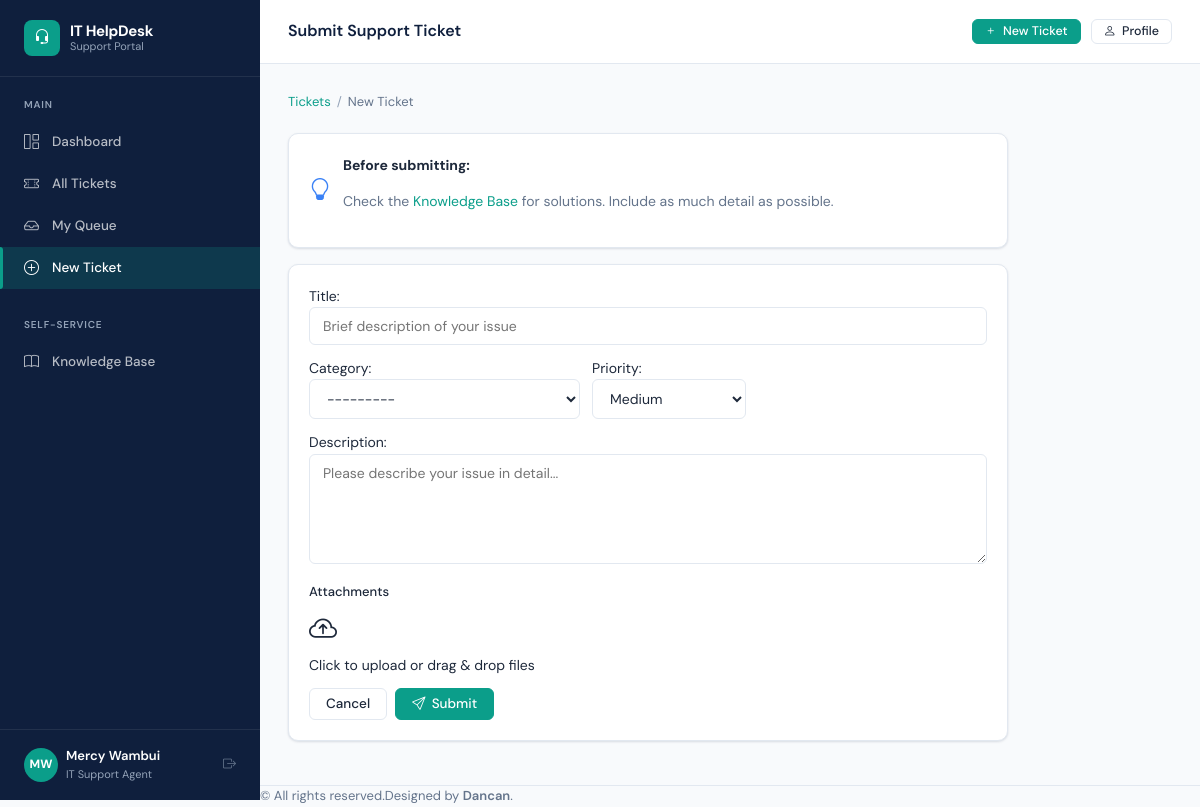
The page /tickets/submit/ (signed in) on the database its author committed.
### accounts/models.py (models this page shows, shortened)
class User(AbstractUser):
    ROLE_END_USER = 'end_user'
    ROLE_AGENT = 'agent'
    ROLE_MANAGER = 'manager'
    ROLE_CHOICES = [
        (ROLE_END_USER, 'End User'),
        (ROLE_AGENT, 'IT Support Agent'),
        (ROLE_MANAGER, 'IT Manager / Admin'),
    ]
    role = models.CharField(max_length=20, choices=ROLE_CHOICES, default=ROLE_END_USER)
    department = models.ForeignKey(
        Department, on_delete=models.SET_NULL, null=True, blank=True, related_name='users'
    )
    phone = models.CharField(max_length=20, blank=True)
    avatar = models.ImageField(upload_to='avatars/', blank=True, null=True)
    job_title = models.CharField(max_length=100, blank=True)
    is_active = models.BooleanField(default=True)
    email_notifications = models.BooleanField(default=True)
    created_at = models.DateTimeField(auto_now_add=True)
    @property
    def is_end_user(self):
        return self.role == self.ROLE_END_USER
    @property
    def is_manager(self):
        return self.role == self.ROLE_MANAGER
    def get_initials(self):
        if self.first_name and self.last_name:
            return f"{self.first_name[0]}{self.last_name[0]}".upper()
        return self.username[:2].upper()

### tickets/views.py (the view, shortened to what this page needs)
# urls.py: path('submit/', views.ticket_submit, name='submit'),
@login_required
def ticket_submit(request):
    form = TicketSubmitForm(request.POST or None, user=request.user)
    return render(request, 'tickets/submit.html', {'form': form})

### tickets/forms.py
class TicketSubmitForm(forms.ModelForm):
    class Meta:
        model = Ticket
        fields = ['title', 'description', 'category', 'priority']
        widgets = {
            'title': forms.TextInput(attrs={
                'class': 'form-control',
                'placeholder': 'Brief description of your issue'
            }),
            'description': forms.Textarea(attrs={
                'class': 'form-control',
                'rows': 5,
                'placeholder': 'Please describe your issue in detail...'
            }),
            'category': forms.Select(attrs={'class': 'form-select'}),
            'priority': forms.Select(attrs={'class': 'form-select'}),
        }
    def __init__(self, *args, **kwargs):
        user = kwargs.pop('user', None)
        super().__init__(*args, **kwargs)
        self.fields['category'].queryset = Category.objects.filter(is_active=True)
        if user and user.is_end_user:
            self.fields['priority'].choices = [
                ('low', 'Low'),
                ('medium', 'Medium'),
                ('high', 'High'),
            ]

### tickets/models.py (called while the page is built)
    def __str__(self):
        return self.name

### templates/tickets/submit.html (shortened to what this page needs)
{% extends "base/base.html" %}
{% block page_title %}Submit Support Ticket{% endblock %}
{% block content %}
<div class="mx-auto" style="max-width:720px;">
  <ul class="breadcrumb">
    <li><a href="{% url 'tickets:list' %}">Tickets</a></li>
    <li>New Ticket</li>
  </ul>
  <div class="card mb-4 bg-light border-primary">
    <div class="card-body d-flex align-items-center gap-3">
      <i class="bi bi-lightbulb" style="font-size:22px; color:#3b82f6;"></i>
      <div>
        <strong>Before submitting:</strong>
        <p class="mb-0 small text-muted">
          Check the <a href="{% url 'knowledge:home' %}">Knowledge Base</a> for solutions. Include as much detail as possible.
        </p>
      </div>
    </div>
  </div>
  <div class="card">
    <div class="card-body">
      <form method="post" enctype="multipart/form-data">
        <div class="mb-3">
          {{ form.title.label_tag }}
          {{ form.title }}
        </div>
        <div class="d-flex gap-3 mb-3">
          <div class="flex-fill">
            {{ form.category.label_tag }}
            {{ form.category }}
          </div>
          <div class="flex-fill">
            {{ form.priority.label_tag }}
            {{ form.priority }}
          </div>
        </div>
        <div class="mb-3">
          {{ form.description.label_tag }}
          {{ form.description }}
        </div>
        <div class="mb-3">
          <label class="form-label">Attachments</label>
          <div id="drop-zone" class="border-dashed p-4 text-center rounded" style="cursor:pointer;" onclick="document.getElementById('id_attachments').click()">
            <i class="bi bi-cloud-arrow-up" style="font-size:28px;"></i>
            <div class="small fw-medium">Click to upload or drag & drop files</div>
          </div>
        </div>
        <div class="d-flex justify-content-end gap-2">
          <a href="{% url 'tickets:list' %}" class="btn btn-outline">Cancel</a>
          <button type="submit" class="btn btn-primary"><i class="bi bi-send"></i> Submit</button>
        </div>
      </form>
    </div>
  </div>
</div>
{% endblock %}

### templates/base/base.html (shortened to what this page needs)
<!DOCTYPE html>
<html lang="en">
<head>
  <link rel="stylesheet" href="https://cdn.jsdelivr.net/npm/bootstrap-icons@1.11.3/font/bootstrap-icons.css">
  <link rel="stylesheet" href="/static/css/main.css">
</head>
<body>
<div class="app-wrapper">
  <aside class="sidebar" id="sidebar">
    <div class="sidebar-brand">
      <div class="sidebar-brand-icon"><i class="bi bi-headset"></i></div>
      <div class="sidebar-brand-text">
        IT HelpDesk
        <small>Support Portal</small>
      </div>
    </div>
    <div class="sidebar-section">
      <div class="sidebar-section-label">Main</div>
      <ul class="sidebar-nav">
        <li>
          <a href="{% url 'dashboard:home' %}" class="{% if request.resolver_match.namespace == 'dashboard' and request.resolver_match.url_name == 'home' %}active{% endif %}">
            <i class="bi bi-grid-1x2"></i> Dashboard
          </a>
        </li>
        <li>
          <a href="{% url 'tickets:list' %}" class="{% if request.resolver_match.namespace == 'tickets' and request.resolver_match.url_name == 'list' %}active{% endif %}">
            <i class="bi bi-ticket-perforated"></i> All Tickets
          </a>
        </li>
        {% if not user.is_end_user %}
        <li>
          <a href="{% url 'tickets:my_queue' %}" class="{% if request.resolver_match.url_name == 'my_queue' %}active{% endif %}">
            <i class="bi bi-inbox"></i> My Queue
          </a>
        </li>
        {% endif %}
        <li>
          <a href="{% url 'tickets:submit' %}" class="{% if request.resolver_match.url_name == 'submit' %}active{% endif %}">
            <i class="bi bi-plus-circle"></i> New Ticket
          </a>
        </li>
      </ul>
    </div>
    <div class="sidebar-section">
      <div class="sidebar-section-label">Self-Service</div>
      <ul class="sidebar-nav">
        <li>
          <a href="{% url 'knowledge:home' %}" class="{% if request.resolver_match.namespace == 'knowledge' %}active{% endif %}">
            <i class="bi bi-book"></i> Knowledge Base
          </a>
        </li>
      </ul>
    </div>
    <div class="sidebar-footer">
      <div class="sidebar-user d-flex align-items-center gap-2">
        <div class="sidebar-user-avatar">{{ user.get_initials }}</div>
        <div class="sidebar-user-info">
          <div class="sidebar-user-name">{{ user.get_full_name|default:user.username }}</div>
          <div class="sidebar-user-role">{{ user.get_role_display }}</div>
        </div>
        <a href="{% url 'accounts:logout' %}" title="Logout" class="ms-auto text-muted">
          <i class="bi bi-box-arrow-right"></i>
        </a>
      </div>
    </div>
  </aside>
  <div class="main-content">
    <header class="topbar d-flex justify-content-between align-items-center">
      <h1 class="topbar-title mb-0">{% block page_title %}Dashboard{% endblock %}</h1>
      <div class="topbar-actions">
        {% block topbar_actions %}
        <a href="{% url 'tickets:submit' %}" class="btn btn-primary btn-sm">
          <i class="bi bi-plus"></i> New Ticket
        </a>
        <a href="{% url 'accounts:profile' %}" class="btn btn-outline btn-sm">
          <i class="bi bi-person"></i> Profile
        </a>
        {% endblock %}
      </div>
    </header>
    <main class="page-content p-3">
      {% block content %}{% endblock %}
    </main>
    <footer class="footer text-center mt-4 p-3" style="font-size:13px; color:var(--text-muted); border-top:1px solid var(--border);">
      &copy; {{ now|date:"Y" }}All rights reserved.Designed by <a href="https://github.com/Dancanmutuku" target="_blank" style="color:var(--primary); font-weight:600;">Dancan</a>.
    </footer>
  </div>
</div>
</body>
</html>

### rows shown on the page
User: get_initials "MW", get_full_name "Mercy Wambui", role "IT Support Agent"
